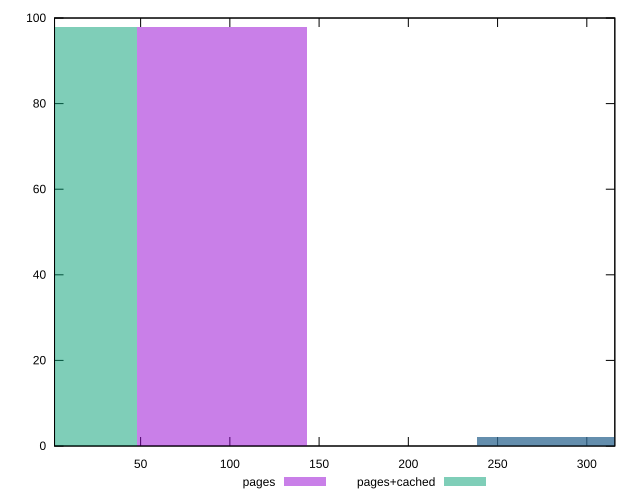

Source code (gnuplot):
reset

$pages <<EOF
286.3544217946452 2
95.45147393154839 98
EOF

$pagesCached <<EOF
286.3544217946452 2
0 98
EOF

set key outside below
set boxwidth 95.45147393154839
set xrange [1.766:315.6959999999999]
set yrange [0:100]
set trange [0:100]
set style fill transparent solid 0.5 noborder
set terminal svg size 640, 500 enhanced background rgb 'white'
set output "report_00017_2021-02-10T15-08-03.406Z/server-response-time/comparison/histogram/0_vs_1.svg"

plot $pages title "pages" with boxes, \
     $pagesCached title "pages+cached" with boxes

reset
